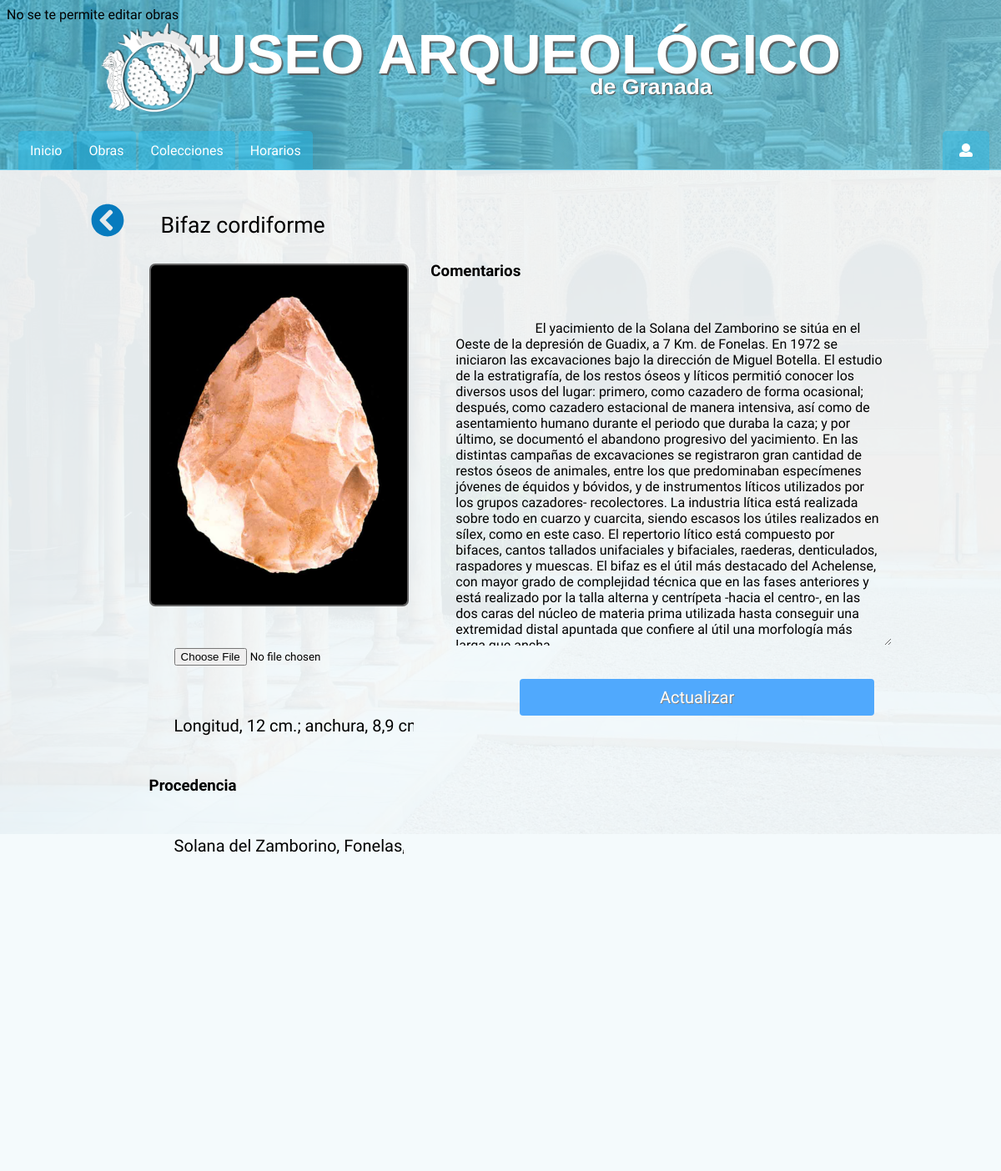
Before: /editar_obra.php?id=2 with the older database file.
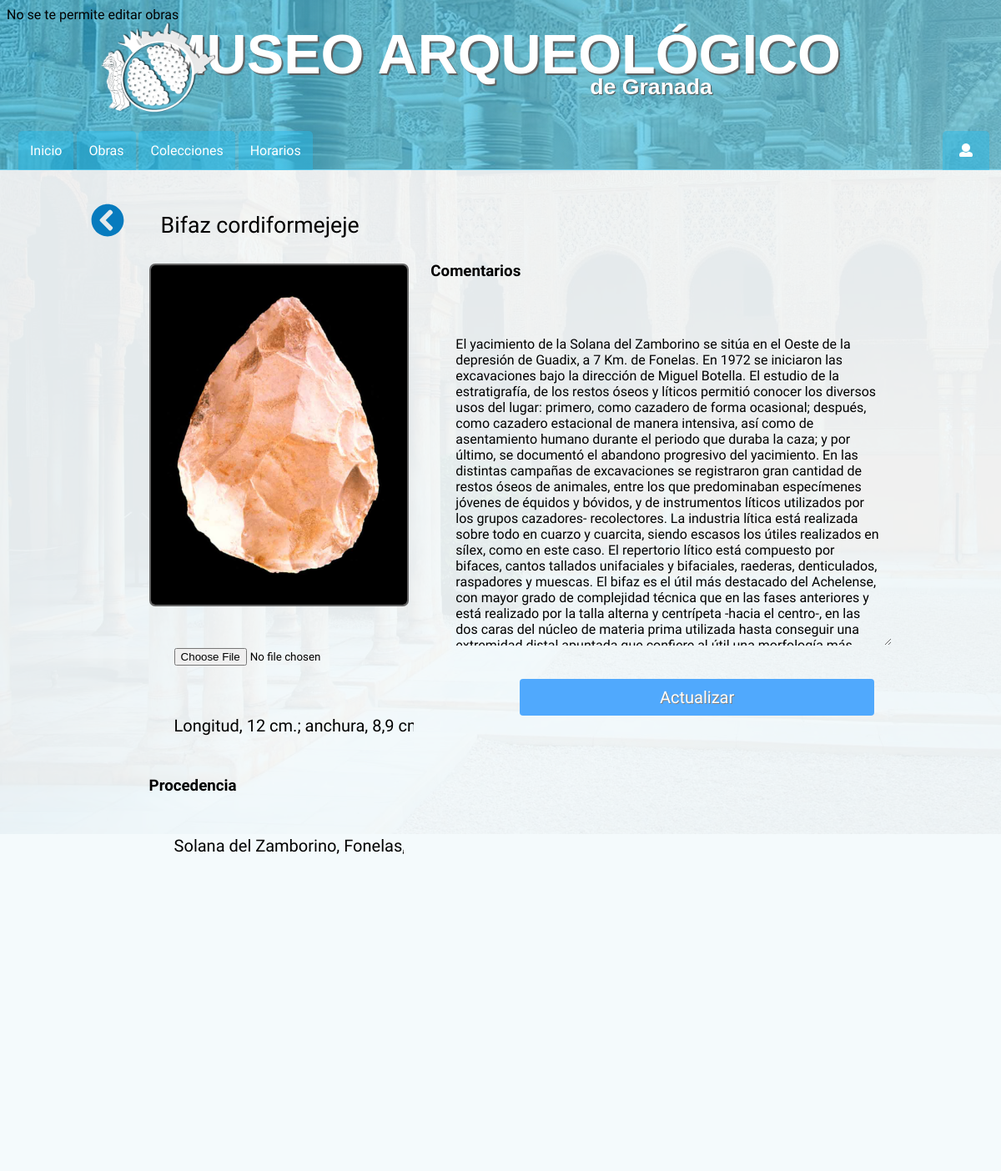
After: the same page with the newer database file.
### tables this page shows
CREATE TABLE `obras` (
  `Nombre` varchar(50) DEFAULT NULL COMMENT 'nombre de la obra',
  `id` int(10) UNSIGNED NOT NULL,
  `fecha` varchar(100) DEFAULT NULL,
  `dimensiones` varchar(75) DEFAULT NULL,
  `procedencia` varchar(50) DEFAULT NULL,
  `comentario` text,
  `imagen` text NOT NULL,
  `video` varchar(200) DEFAULT 'https://www.youtube.com/embed/dQw4w9WgXcQ'
);

### editar_obra.php (called while the page is built, shortened)
<?php
    include "modules/conexion.php";
    include "modules/head.php";
    include "modules/header.php";
    $res = mysqli_query( $conexion, "SELECT * FROM obras WHERE id=".$_GET['id']);
    $a_res = mysqli_fetch_assoc($res);
    $nombre = $a_res['Nombre'];
    $imagen = $a_res['imagen'];
    $dimensiones = $a_res['dimensiones'];
    $procedencia = $a_res['procedencia'];
    $comentario = $a_res['comentario'];
    include "modules/editar.php";
?>

### modules/editar.php (the view, shortened to what this page needs)
<article class="obra">
    <div class="fondo_obra">
        <div class="obra">
            <form class="edicion" method="post" enctype="multipart/form-data" action="editar_obra.php?id=<?php echo $_GET['id'] ?>">
                <a class="volver" href="panel.php#obras"> <i class="fa fa-chevron-circle-left fa-2x"></i></a>
                <input type="text" class="nombre" name="nombre" value="<?php echo $nombre; ?>">
                <div class="imagen">
                    <img src="<?php echo $imagen; ?>">
                    <input name="imagen" type="file" />
                    <input type="text" class="dimensiones" name="dimensiones"
                            value="<?php echo $dimensiones; ?>"><br>
                        <h3>Procedencia</h3>
                    <input type="text" class="procedencia" name="procedencia"
                            value="<?php echo $procedencia; ?>"><br>
                </div>
                <div class="texto"><br>
                    <h3>Comentarios</h3>
                    <textarea class="comentario" rows=300 name="comentario">
                        <?php echo $comentario; ?>
                    </textarea>
                    <input value="Actualizar" type="submit" class="boton submit" name="submit_edit">
                </div>
            </form>
        </div>
    </div>
</article>

Changed rows visible on the page:
changed obras "Longitud, 12 cm.; anchura, 8,9 cm.": nombre "Bifaz cordiforme" → "Bifaz cordiformejeje"
